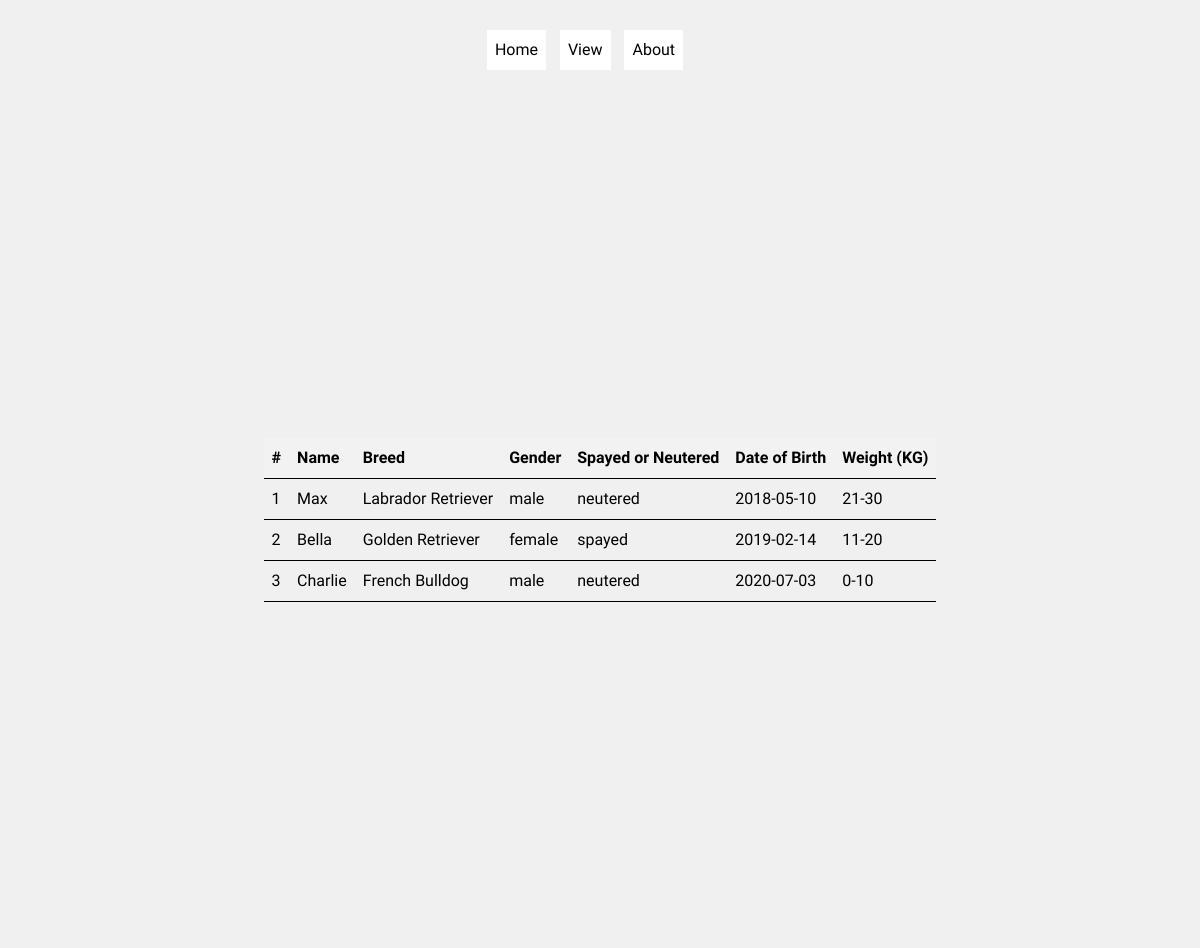
The page /view.php on the database its author committed.
### tables this page shows
CREATE TABLE `pet_health_cover` (
  `id` int(30) NOT NULL,
  `pet_name` varchar(50) DEFAULT NULL,
  `pet_breed` varchar(50) DEFAULT NULL,
  `pet_gender` varchar(50) DEFAULT NULL,
  `spayed_neutered` varchar(50) DEFAULT NULL,
  `pet_dob` date NOT NULL,
  `pet_weight` varchar(50) DEFAULT NULL
);

### database.php (called while the page is built, shortened)
<?php
  class Database{
    private $connection;
    public function connect_db(){
      $this->connection = mysqli_connect('localhost', 'root', '', 'db_php_1');
    }
    public function read($id=null){
		    $sql = "SELECT * FROM pet_health_cover";
 		    $res = mysqli_query($this->connection, $sql);
 		    return $res;
	  }
  }
  $database = new Database();
?>

### view.php (the view, shortened to what this page needs)
<?php
	require_once('database.php');
	$res = $database->read();
?>
<!DOCTYPE html>
<html>
<head>
    <link rel="stylesheet" href="css/style.css">
</head>
<body>
    <header>
        <nav>
            <ul>
                <li><a href="index.php" title="Go to the Home page">Home</a></li>
                <li><a href="view.php" title="View the Data Inserted">View</a></li>
                <li><a href="about.php" title="Learn more about us">About</a></li>
            </ul>
        </nav>
    </header>
<div class="container">
	<div class="row">
		<table class="table">
			<tr>
				<th>#</th>
				<th>Name</th>
				<th>Breed</th>
				<th>Gender</th>
				<th>Spayed or Neutered</th>
				<th>Date of Birth</th>
				<th>Weight (KG)</th>
			</tr>
			<?php
				while($r = mysqli_fetch_assoc($res)){
			?>
					<tr>
						<td><?php echo $r['id']; ?></td>
						<td><?php echo $r['pet_name']; ?></td>
						<td><?php echo $r['pet_breed']; ?></td>
						<td><?php echo $r['pet_gender']; ?></td>
						<td><?php echo $r['spayed_neutered']; ?></td>
						<td><?php echo $r['pet_dob']; ?></td>
						<td><?php echo $r['pet_weight']; ?></td>
					</tr>
				<?php
				}
			?>
		</table>
	</div>
</div>
</body>
</html>

### css/style.css (style rules this page uses)
body { font-family: 'Sora'; background-color: #f0f0f0; ; color: rgb(0, 0, 0); line-height: 1.5; padding: 20px; margin: 0 auto; display: grid; justify-items: center; align-items: center; min-height: 100vh; }
header { text-align: left; margin: 0 auto; background-color: #f0f0f0; justify-content: flex-start; align-items: flex-start; font-family: 'Sora'; color: black; }
header nav { text-align: left; font-family: 'Sora'; color: black; }
header nav ul { padding-left: 0; margin: 0 auto; list-style-type: none; padding-right: 20px; text-align: left; font-family: 'Sora'; color: black; }
header nav li { display: inline-block; font-family: 'Sora'; color: black; }
header nav a { display: block; }
header nav ul li { position: relative; }
header nav a:link { padding: 0.5em; text-decoration: none; background-color: white; color: black; }
table { width: 100%; border-collapse: collapse; font-family: 'Sora'; background-color: #f0f0f0; ; color: rgb(0, 0, 0); line-height: 1.5; padding: 20px; margin: 0 auto; display: grid; justify-items: center; align-items: center; min-height: 100vh; }
th, td { padding: 8px; text-align: left; border-bottom: 1px solid #000000; }
th { background-color: #f2f2f2; font-weight: bold; }
.container { max-width: 800px; margin: 0 auto; padding: 40px; }
header { background-color: #f0f0f0; padding: 10px; }
nav ul { list-style-type: none; margin: 0 auto; padding: 0; }
nav li { display: inline; margin-right: 10px; }
nav a { text-decoration: none; color: #000; }

### rows shown on the page
pet_health_cover: id "1", pet_name "Max", pet_breed "Labrador Retriever", pet_gender "male", spayed_neutered "neutered", pet_dob "2018-05-10", pet_weight "21-30"
pet_health_cover: id "2", pet_name "Bella", pet_breed "Golden Retriever", pet_gender "female", spayed_neutered "spayed", pet_dob "2019-02-14", pet_weight "11-20"
pet_health_cover: id "3", pet_name "Charlie", pet_breed "French Bulldog", pet_gender "male", spayed_neutered "neutered", pet_dob "2020-07-03", pet_weight "0-10"
